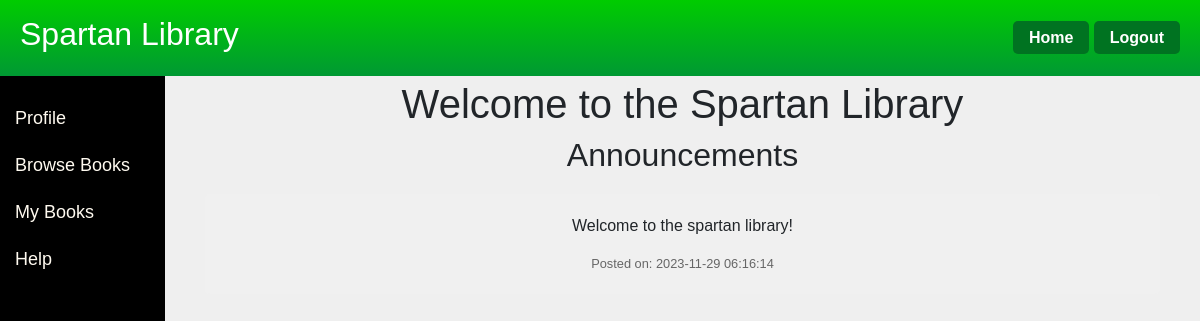
/home (signed in), run on the app's committed database.
### app/models.py (models this page shows, shortened)
class Announcement(db.Model):
    id = db.Column(db.Integer, primary_key=True)
    content = db.Column(db.String(500))  # max 500 words
    created_at = db.Column(db.DateTime, default=datetime.utcnow)

### app/routes.py (the view)
@main.route('/home', methods=['POST', 'GET'])
def home():
    announcements = Announcement.query.order_by(Announcement.created_at.desc()).all()
    form = AnnouncementForm()  # Create a form instance
    if current_user.is_authenticated and current_user.role == 'admin':
        if form.validate_on_submit():
            new_announcement = Announcement(content=form.content.data)
            db.session.add(new_announcement)
            db.session.commit()
            return redirect(url_for('main.home'))  # Redirect after posting
        return render_template('home.html', role=current_user.role, announcements=announcements, form=form)
    elif current_user.is_authenticated and current_user.role == 'librarian':
        return render_template('home.html', role=current_user.role, announcements=announcements, form=form)
    elif current_user.is_authenticated and current_user.role == 'student':
        return render_template('home.html', role=current_user.role, announcements=announcements, form=form)
    elif session.get('is_guest'):
        return render_template('home.html', role='guest', announcements=announcements)
    else:
        return redirect(url_for('main.login'))

### app/models.py (called while the page is built)
@login.user_loader
def load_user(id):
    return User.query.get(int(id))

### app/templates/home.html (shortened to what this page needs)
<!DOCTYPE HTML>
<html>
<head>
    <link rel="stylesheet" href="https://stackpath.bootstrapcdn.com/bootstrap/4.3.1/css/bootstrap.min.css">
</head>
<body>
    <div class="navbar">
        <div><h2>Spartan Library</h2></div>
        <div>
            <a href="/home">Home</a>
            <a href="/logout">Logout</a>
        </div>
    </div>
    <div class="sidebar">
        {% if role == 'admin' %}
            <a class="nav-item nav-link" href="/profile">Profile</a>
            <a class="nav-item nav-link" href="/manage_users">Manage Users</a>
            <a class="nav-item nav-link" href="/book_inventory">Book Inventory</a>
        {% elif role == 'librarian' %}
            <a class="nav-item nav-link" href="/profile">Profile</a>
            <a class="nav-item nav-link" href="/manage_users">Manage Users</a>
            <a class="nav-item nav-link" href="/book_inventory">Book Inventory</a>
        {% elif role == 'student' %}
            <a class="nav-item nav-link" href="/profile">Profile</a>
            <a class="nav-item nav-link" href="/book_inventory">Browse Books</a>
            <a class="nav-item nav-link" href="/my_books">My Books</a>
            <a class="nav-item nav-link" href="/help">Help</a>
        {% elif role == 'guest' %}
            <a class="nav-item nav-link" href="/book_inventory">Browse Books</a>
            <a class="nav-item nav-link" href="/help">Help</a>
        {% endif %}
    </div>
    <div class="restContent">
        {% block mycontent %}
        <center>
            <h1>Welcome to the Spartan Library</h1>
            <h2>Announcements</h2>
            <div class="announcements-section">
                {% for announcement in announcements %}
                    <div class="announcement">
                        <p>{{ announcement.content }}</p>
                        <small>Posted on: {{ announcement.created_at.strftime('%Y-%m-%d %H:%M:%S') }}</small>
                    </div>
                {% else %}
                    <p>No announcements at the moment.</p>
                {% endfor %}
            </div>
        </center>
        {% endblock %}
    </div>
</body>
</html>

### app/templates/home.html (style rules this page uses)
body, html { margin: 0; padding: 0; font-family: 'Cambria', sans-serif; background-color: #efefef; height: 100%; overflow: auto; }
.navbar { background: linear-gradient(to bottom, #00cc00 0%, #009933 100%); color: white; display: flex; justify-content: space-between; align-items: center; position: fixed; top: 0; width: 100%; padding: 15px 20px; box-sizing: border-box; z-index: 2; }
.navbar a { color: white; text-decoration: none; padding: 8px 16px; font-weight: bold; border-radius: 5px; transition: background-color 0.3s; background-color: #007321; }
.sidebar { height: calc(100% - 60px); width: 165px; position: fixed; z-index: 1; top: 75px; bottom: 0; left: 0; background-color: black; overflow-x: hidden; padding-top: 20px; }
.sidebar a { padding: 10px 15px; text-decoration: none; font-size: 18px; color: floralwhite; display: block; }
.restContent { margin-left: 165px; padding: 20px; margin-top: 60px; }
.announcements-section { margin: 20px; padding: 10px; background-color: #f0f0f0; border-radius: 5px; }
.announcement { border-bottom: 1px solid #ddd; padding: 10px; }
.announcement:last-child { border-bottom: none; }
.announcement small { display: block; color: #666; margin-top: 10px; }

### data on the page
Announcement: content "Welcome to the spartan library!", created_at "2023-11-29 06:16:14"
